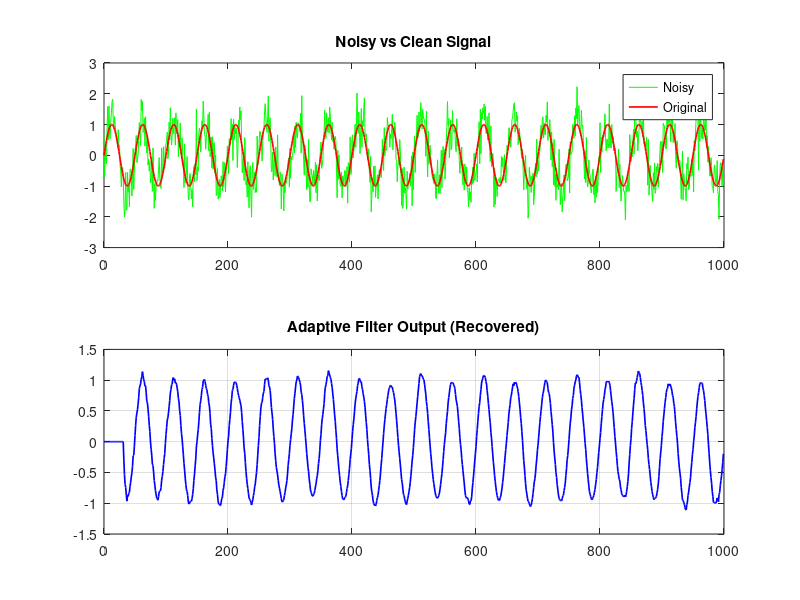
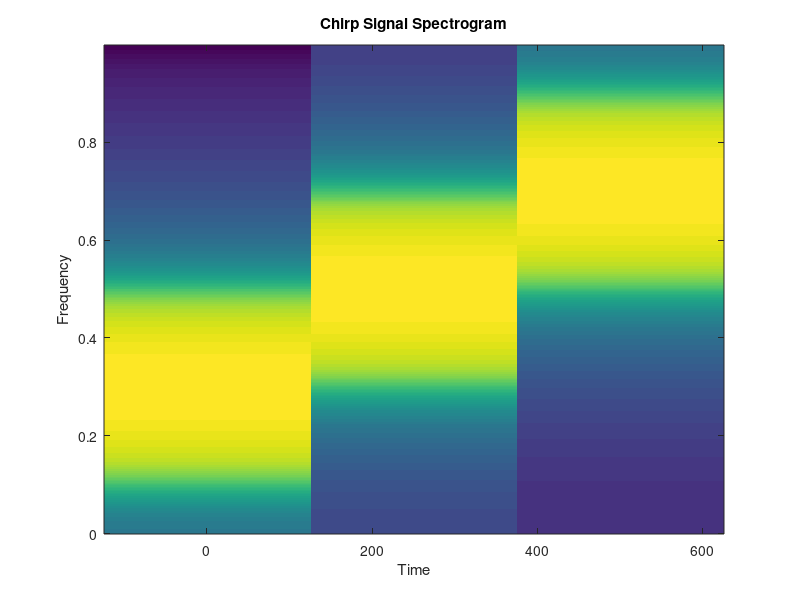

Reproduce these figures in MATLAB, in order. (Note: this script raises an error after producing the figures.)
% 10_signal_processing_adaptive.m
% UniLab Signal Processing: Adaptive Filters & Spectral Analysis

disp('📡 UniLab Signal Processing Studio');
disp('===================================');

%% 1. LMS Adaptive Noise Cancellation
disp('--- 1. LMS Adaptive Filter ---');
N_s = 1000;
t_v = (0:N_s-1)';
s_c = sin(2*pi*0.02*t_v); 
n_n = 0.5 * randn(N_s, 1); 
x_n = s_c + n_n; 

L_f = 32; 
w_w = zeros(L_f, 1);
mu_s = 0.01; 
y_o = zeros(N_s, 1);
e_e = zeros(N_s, 1);

for i = L_f:N_s
    x_sub = x_n(i:-1:i-L_f+1);
    % explicitly flatten vectors for dot product
    xv = x_sub(:);
    y_o(i) = w_w' * xv; 
    e_e(i) = s_c(i) - y_o(i); 
    w_w = w_w + 2 * mu_s * e_e(i) * xv;
end

figure;
subplot(2, 1, 1);
plot(t_v, x_n, 'g', t_v, s_c, 'r', 'LineWidth', 1.2);
title('Noisy vs Clean Signal'); legend('Noisy', 'Original');
subplot(2, 1, 2);
plot(t_v, y_o, 'b', 'LineWidth', 1.2);
title('Adaptive Filter Output (Recovered)');
grid on;

%% 2. Spectral Analysis (Spectrogram)
disp(' ');
disp('--- 2. Time-Frequency Analysis ---');
Fs_v = 1000.0;
t_s = 0:1/Fs_v:2;
f_i = 50 + 100*t_s; 
sig_c = sin(2*pi*f_i.*t_s);

figure;
specgram(sig_c, Fs_v);
title('Chirp Signal Spectrogram');

%% 3. Interactive Signal Simulator
disp(' ');
disp('--- 3. Real-time Filter Tuning ---');

function sn = filt_step(sc, p)
    sn = sc;
    dt = 1.0/p.Fs;
    t_n = size(sc.h, 1) * dt;
    val = sin(2.0*pi*sc.f*t_n) + 0.5*randn();
    sn.h = [sc.h; val];
    if size(sn.h, 1) > 200, sn.h = sn.h(end-199:end); end
    sn.f = sc.f + 0.1 * randn();
end

function filt_draw(ax, s)
    plot(ax, s.h, 'b-');
    title(ax, ['Signal (f \approx ', num2str(s.f), ' Hz)']);
    grid(ax, 'on');
end

st_sig = struct('f', 10.0, 'h', []);
simulate('algorithm', 'step', @filt_step, 'draw', @filt_draw, 'state', st_sig, 'Fs', 1000);

disp('Signal Processing Studio Complete.');
